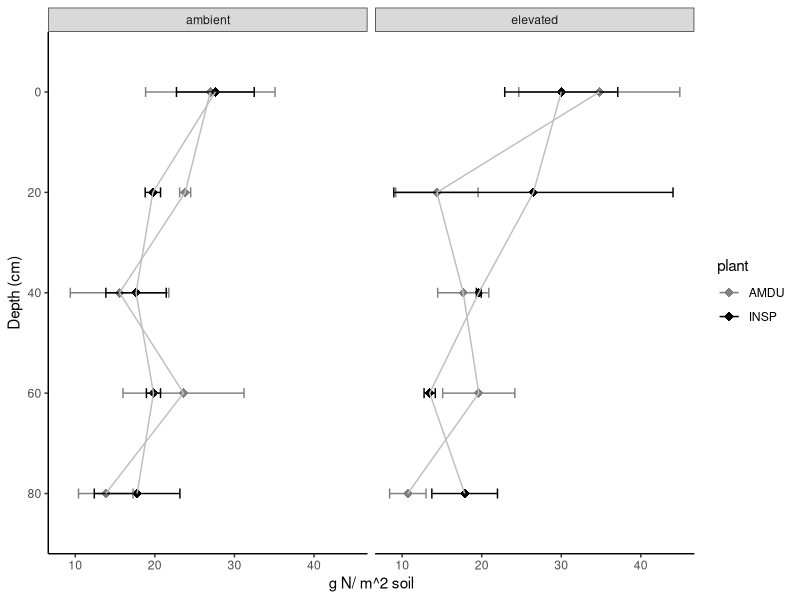
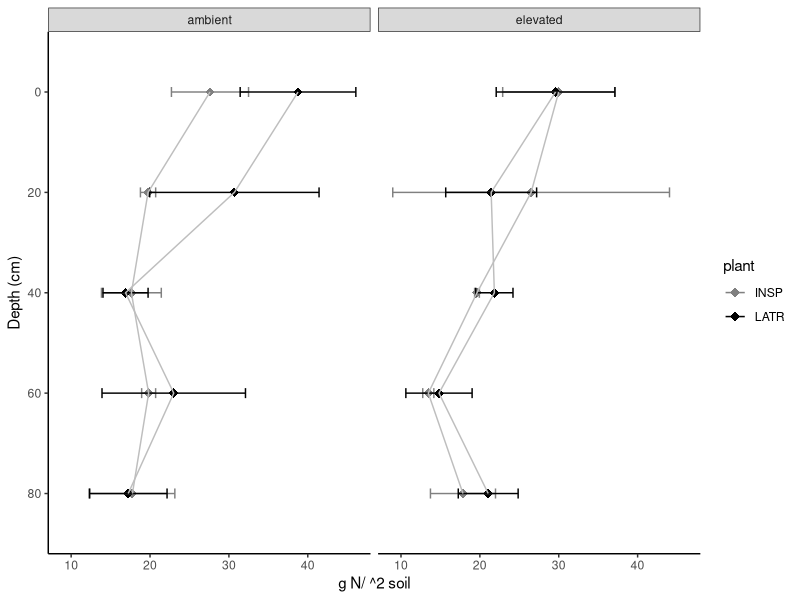
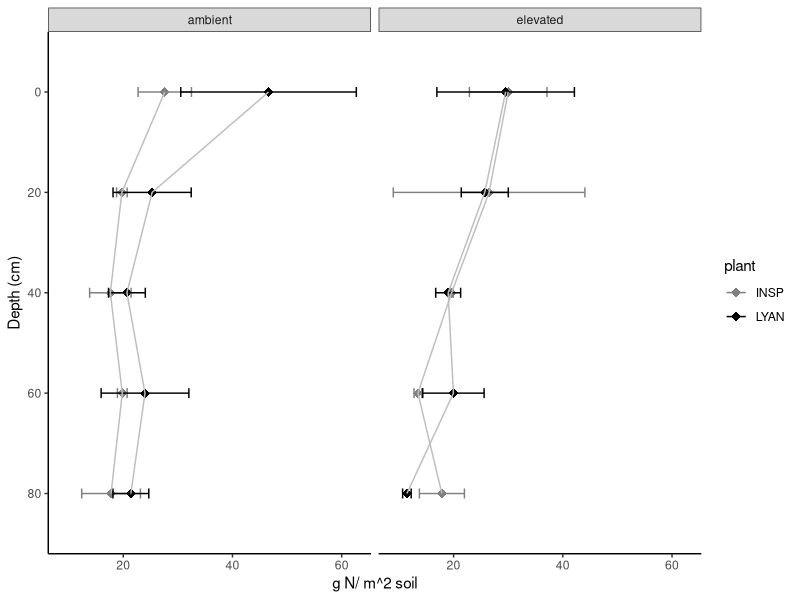
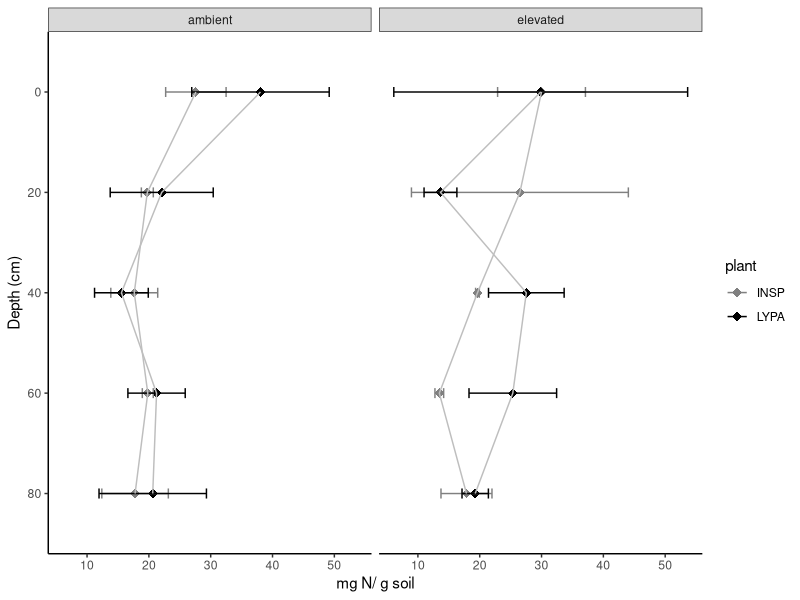
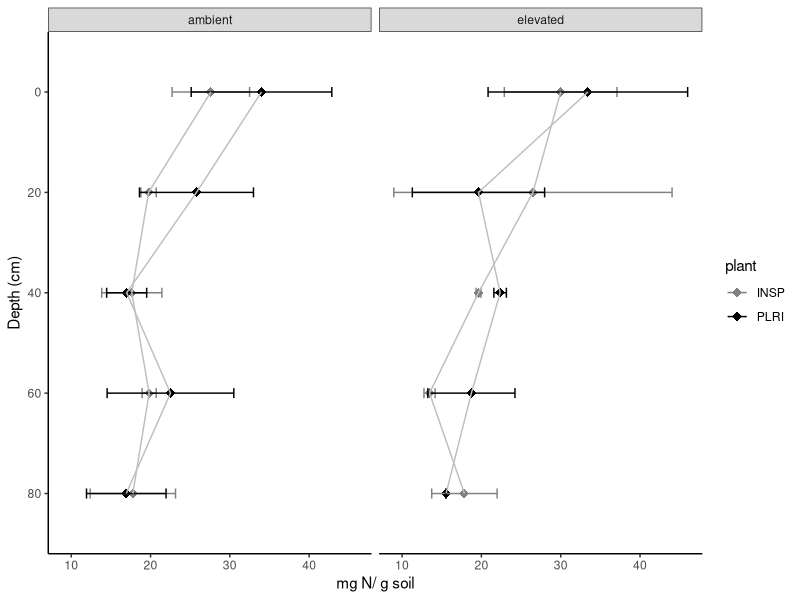

Here is the R script that generated these plots, in order:
## ---- chunk 1
library(tidyverse)
library(lme4)
library(lmerTest)
library(emmeans)

## ---- chunk 2
# Change this file name to reflect the file you saved our data under
soil <- read.csv("HFN_data.csv", header=T)

soil$ring <- as.factor(soil$ring)
soil$depth <- as.factor(soil$depth)

# AMDU data
amdu <- filter(soil, plant == "INSP" | plant == "AMDU")
## ---- chunk 3
means <-amdu %>% 
  group_by(plant, treatment, depth) %>%
  summarize(N=length(hf_gNperm2),
            mean_N=mean(hf_gNperm2,na.rm=TRUE),
            sd_N=sd(hf_gNperm2,na.rm=TRUE),
            se_N=sd_N/sqrt(N))


amdu.N1 <- ggplot(means, aes(x=mean_N, y=depth,color=plant,group=plant))+
  geom_point(size=3, pch=18)+
  facet_grid(.~treatment)+
  geom_errorbar(aes(xmin=mean_N-sd_N, xmax=mean_N+sd_N), width=.1)+
  geom_path(col="grey")+
  scale_y_discrete(limits=rev(levels(means$depth)))+
  scale_color_manual(values = c("#808080","#000000"))+
  theme_bw() +
  theme(panel.border = element_blank(),panel.grid.major = element_blank(),
        panel.grid.minor = element_blank(), axis.line = element_line(colour = "black"))+
   labs(x="g N/ m^2 soil", y="Depth (cm)")
amdu.N1
## ---- chunk 4
latr <- filter(soil, plant == "INSP" | plant == "LATR")
means <-latr %>% 
  group_by(plant, treatment, depth) %>%
  summarize(N=length(hf_gNperm2),
            mean_N=mean(hf_gNperm2,na.rm=TRUE),
            sd_N=sd(hf_gNperm2,na.rm=TRUE),
            se_N=sd_N/sqrt(N))


latr.N1 <- ggplot(means, aes(x=mean_N, y=depth,color=plant,group=plant))+
  geom_point(size=3, pch=18)+
  facet_grid(.~treatment)+
  geom_errorbar(aes(xmin=mean_N-sd_N, xmax=mean_N+sd_N), width=.1)+
  geom_path(col="grey")+
  scale_y_discrete(limits=rev(levels(means$depth)))+
  scale_color_manual(values = c("#808080","#000000"))+
  theme_bw() +
  theme(panel.border = element_blank(),panel.grid.major = element_blank(),
        panel.grid.minor = element_blank(), axis.line = element_line(colour = "black"))+
   labs(x="g N/ ^2 soil", y="Depth (cm)")
latr.N1
## ---- chunk 5
lyan <- filter(soil, plant == "INSP" | plant == "LYAN")
means <-lyan %>% 
  group_by(plant, treatment, depth) %>%
  summarize(N=length(hf_gNperm2),
            mean_N=mean(hf_gNperm2,na.rm=TRUE),
            sd_N=sd(hf_gNperm2,na.rm=TRUE),
            se_N=sd_N/sqrt(N))


lyan.N1 <- ggplot(means, aes(x=mean_N, y=depth,color=plant,group=plant))+
  geom_point(size=3, pch=18)+
  facet_grid(.~treatment)+
  geom_errorbar(aes(xmin=mean_N-sd_N, xmax=mean_N+sd_N), width=.1)+
  geom_path(col="grey")+
  scale_y_discrete(limits=rev(levels(means$depth)))+
  scale_color_manual(values = c("#808080","#000000"))+
  theme_bw() +
  theme(panel.border = element_blank(),panel.grid.major = element_blank(),
        panel.grid.minor = element_blank(), axis.line = element_line(colour = "black"))+
   labs(x="g N/ m^2 soil", y="Depth (cm)")
lyan.N1
## ---- chunk 6
lypa <- filter(soil, plant == "INSP" | plant == "LYPA")
means <-lypa %>% 
  group_by(plant, treatment, depth) %>%
  summarize(N=length(hf_gNperm2),
            mean_N=mean(hf_gNperm2,na.rm=TRUE),
            sd_N=sd(hf_gNperm2,na.rm=TRUE),
            se_N=sd_N/sqrt(N))


lypa.N1 <- ggplot(means, aes(x=mean_N, y=depth,color=plant,group=plant))+
  geom_point(size=3, pch=18)+
  facet_grid(.~treatment)+
  geom_errorbar(aes(xmin=mean_N-sd_N, xmax=mean_N+sd_N), width=.1)+
  geom_path(col="grey")+
  scale_y_discrete(limits=rev(levels(means$depth)))+
  scale_color_manual(values = c("#808080","#000000"))+
  theme_bw() +
  theme(panel.border = element_blank(),panel.grid.major = element_blank(),
        panel.grid.minor = element_blank(), axis.line = element_line(colour = "black"))+
   labs(x="mg N/ g soil", y="Depth (cm)")
lypa.N1
## ---- chunk 7
plri <- filter(soil, plant == "INSP" | plant == "PLRI")
means <-plri %>% 
  group_by(plant, treatment, depth) %>%
  summarize(N=length(hf_gNperm2),
            mean_N=mean(hf_gNperm2,na.rm=TRUE),
            sd_N=sd(hf_gNperm2,na.rm=TRUE),
            se_N=sd_N/sqrt(N))


plri.N1 <- ggplot(means, aes(x=mean_N, y=depth,color=plant,group=plant))+
  geom_point(size=3, pch=18)+
  facet_grid(.~treatment)+
  geom_errorbar(aes(xmin=mean_N-sd_N, xmax=mean_N+sd_N), width=.1)+
  geom_path(col="grey")+
  scale_y_discrete(limits=rev(levels(means$depth)))+
  scale_color_manual(values = c("#808080","#000000"))+
  theme_bw() +
  theme(panel.border = element_blank(),panel.grid.major = element_blank(),
        panel.grid.minor = element_blank(), axis.line = element_line(colour = "black"))+
   labs(x="mg N/ g soil", y="Depth (cm)")
plri.N1
